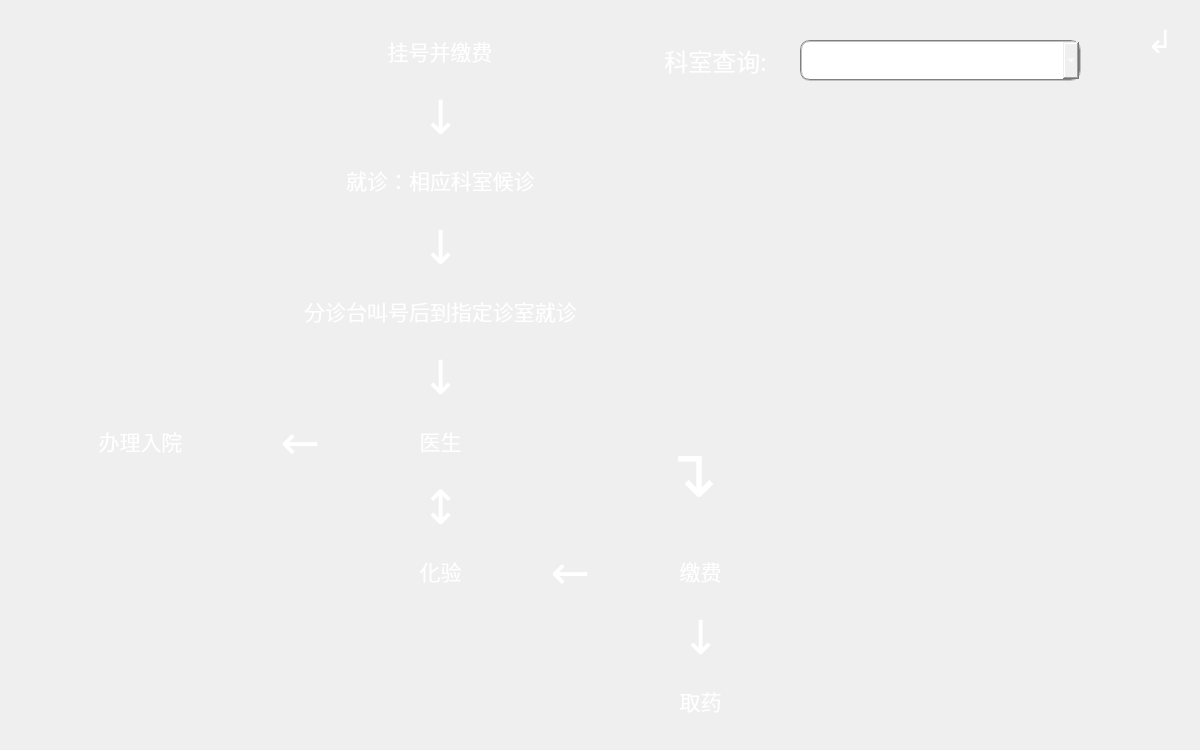
<?xml version="1.0" encoding="UTF-8"?>
<ui version="4.0">
 <class>view2</class>
 <widget class="QDialog" name="view2">
  <property name="geometry">
   <rect>
    <x>0</x>
    <y>0</y>
    <width>1200</width>
    <height>750</height>
   </rect>
  </property>
  <property name="windowTitle">
   <string/>
  </property>
  <property name="styleSheet">
   <string notr="true">background-image: url(:/image/29507-106.jpg);</string>
  </property>
  <widget class="QPushButton" name="pushButton_5">
   <property name="geometry">
    <rect>
     <x>1140</x>
     <y>20</y>
     <width>40</width>
     <height>40</height>
    </rect>
   </property>
   <property name="font">
    <font>
     <family>幼圆</family>
     <pointsize>24</pointsize>
    </font>
   </property>
   <property name="styleSheet">
    <string notr="true">color: rgb(255, 255, 255);
border-radius:10px;
</string>
   </property>
   <property name="text">
    <string>↲</string>
   </property>
  </widget>
  <widget class="QLabel" name="label">
   <property name="geometry">
    <rect>
     <x>350</x>
     <y>20</y>
     <width>180</width>
     <height>61</height>
    </rect>
   </property>
   <property name="font">
    <font>
     <family>幼圆</family>
     <pointsize>16</pointsize>
    </font>
   </property>
   <property name="styleSheet">
    <string notr="true">color: rgb(255, 255, 255);</string>
   </property>
   <property name="text">
    <string>挂号并缴费</string>
   </property>
   <property name="alignment">
    <set>Qt::AlignCenter</set>
   </property>
  </widget>
  <widget class="QLabel" name="label_2">
   <property name="geometry">
    <rect>
     <x>280</x>
     <y>150</y>
     <width>321</width>
     <height>60</height>
    </rect>
   </property>
   <property name="font">
    <font>
     <family>幼圆</family>
     <pointsize>16</pointsize>
    </font>
   </property>
   <property name="styleSheet">
    <string notr="true">color: rgb(255, 255, 255);</string>
   </property>
   <property name="text">
    <string>就诊：相应科室候诊</string>
   </property>
   <property name="alignment">
    <set>Qt::AlignCenter</set>
   </property>
  </widget>
  <widget class="QLabel" name="label_4">
   <property name="geometry">
    <rect>
     <x>230</x>
     <y>280</y>
     <width>421</width>
     <height>61</height>
    </rect>
   </property>
   <property name="font">
    <font>
     <family>幼圆</family>
     <pointsize>16</pointsize>
    </font>
   </property>
   <property name="styleSheet">
    <string notr="true">color: rgb(255, 255, 255);</string>
   </property>
   <property name="text">
    <string>分诊台叫号后到指定诊室就诊</string>
   </property>
   <property name="alignment">
    <set>Qt::AlignCenter</set>
   </property>
  </widget>
  <widget class="QLabel" name="label_7">
   <property name="geometry">
    <rect>
     <x>350</x>
     <y>410</y>
     <width>181</width>
     <height>61</height>
    </rect>
   </property>
   <property name="font">
    <font>
     <family>幼圆</family>
     <pointsize>16</pointsize>
    </font>
   </property>
   <property name="styleSheet">
    <string notr="true">color: rgb(255, 255, 255);</string>
   </property>
   <property name="text">
    <string>医生</string>
   </property>
   <property name="alignment">
    <set>Qt::AlignCenter</set>
   </property>
  </widget>
  <widget class="QLabel" name="label_8">
   <property name="geometry">
    <rect>
     <x>400</x>
     <y>80</y>
     <width>81</width>
     <height>71</height>
    </rect>
   </property>
   <property name="font">
    <font>
     <family>幼圆</family>
     <pointsize>35</pointsize>
    </font>
   </property>
   <property name="styleSheet">
    <string notr="true">color: rgb(255, 255, 255);
background:transparent;</string>
   </property>
   <property name="text">
    <string>↓</string>
   </property>
   <property name="alignment">
    <set>Qt::AlignCenter</set>
   </property>
  </widget>
  <widget class="QLabel" name="label_9">
   <property name="geometry">
    <rect>
     <x>400</x>
     <y>210</y>
     <width>81</width>
     <height>71</height>
    </rect>
   </property>
   <property name="font">
    <font>
     <family>幼圆</family>
     <pointsize>35</pointsize>
    </font>
   </property>
   <property name="styleSheet">
    <string notr="true">color: rgb(255, 255, 255);
background:transparent;</string>
   </property>
   <property name="text">
    <string>↓</string>
   </property>
   <property name="alignment">
    <set>Qt::AlignCenter</set>
   </property>
  </widget>
  <widget class="QLabel" name="label_10">
   <property name="geometry">
    <rect>
     <x>400</x>
     <y>340</y>
     <width>81</width>
     <height>71</height>
    </rect>
   </property>
   <property name="font">
    <font>
     <family>幼圆</family>
     <pointsize>35</pointsize>
    </font>
   </property>
   <property name="styleSheet">
    <string notr="true">color: rgb(255, 255, 255);
background:transparent;</string>
   </property>
   <property name="text">
    <string>↓</string>
   </property>
   <property name="alignment">
    <set>Qt::AlignCenter</set>
   </property>
  </widget>
  <widget class="QLabel" name="label_11">
   <property name="geometry">
    <rect>
     <x>400</x>
     <y>470</y>
     <width>81</width>
     <height>71</height>
    </rect>
   </property>
   <property name="font">
    <font>
     <family>幼圆</family>
     <pointsize>35</pointsize>
    </font>
   </property>
   <property name="styleSheet">
    <string notr="true">color: rgb(255, 255, 255);
background:transparent;</string>
   </property>
   <property name="text">
    <string>↕</string>
   </property>
   <property name="alignment">
    <set>Qt::AlignCenter</set>
   </property>
  </widget>
  <widget class="QLabel" name="label_12">
   <property name="geometry">
    <rect>
     <x>260</x>
     <y>400</y>
     <width>81</width>
     <height>81</height>
    </rect>
   </property>
   <property name="font">
    <font>
     <family>幼圆</family>
     <pointsize>35</pointsize>
    </font>
   </property>
   <property name="styleSheet">
    <string notr="true">color: rgb(255, 255, 255);
background:transparent;</string>
   </property>
   <property name="text">
    <string>←</string>
   </property>
   <property name="alignment">
    <set>Qt::AlignCenter</set>
   </property>
  </widget>
  <widget class="QLabel" name="label_13">
   <property name="geometry">
    <rect>
     <x>30</x>
     <y>410</y>
     <width>221</width>
     <height>61</height>
    </rect>
   </property>
   <property name="font">
    <font>
     <family>幼圆</family>
     <pointsize>16</pointsize>
    </font>
   </property>
   <property name="styleSheet">
    <string notr="true">color: rgb(255, 255, 255);</string>
   </property>
   <property name="text">
    <string>办理入院</string>
   </property>
   <property name="alignment">
    <set>Qt::AlignCenter</set>
   </property>
  </widget>
  <widget class="QLabel" name="label_14">
   <property name="geometry">
    <rect>
     <x>350</x>
     <y>540</y>
     <width>181</width>
     <height>61</height>
    </rect>
   </property>
   <property name="font">
    <font>
     <family>幼圆</family>
     <pointsize>16</pointsize>
    </font>
   </property>
   <property name="styleSheet">
    <string notr="true">color: rgb(255, 255, 255);</string>
   </property>
   <property name="text">
    <string>化验</string>
   </property>
   <property name="alignment">
    <set>Qt::AlignCenter</set>
   </property>
  </widget>
  <widget class="QLabel" name="label_15">
   <property name="geometry">
    <rect>
     <x>620</x>
     <y>430</y>
     <width>141</width>
     <height>81</height>
    </rect>
   </property>
   <property name="font">
    <font>
     <family>幼圆</family>
     <pointsize>50</pointsize>
    </font>
   </property>
   <property name="styleSheet">
    <string notr="true">color: rgb(255, 255, 255);
background:transparent;</string>
   </property>
   <property name="text">
    <string>↴</string>
   </property>
   <property name="alignment">
    <set>Qt::AlignCenter</set>
   </property>
  </widget>
  <widget class="QLabel" name="label_16">
   <property name="geometry">
    <rect>
     <x>610</x>
     <y>540</y>
     <width>181</width>
     <height>61</height>
    </rect>
   </property>
   <property name="font">
    <font>
     <family>幼圆</family>
     <pointsize>16</pointsize>
    </font>
   </property>
   <property name="styleSheet">
    <string notr="true">color: rgb(255, 255, 255);</string>
   </property>
   <property name="text">
    <string>缴费</string>
   </property>
   <property name="alignment">
    <set>Qt::AlignCenter</set>
   </property>
  </widget>
  <widget class="QLabel" name="label_17">
   <property name="geometry">
    <rect>
     <x>530</x>
     <y>540</y>
     <width>81</width>
     <height>61</height>
    </rect>
   </property>
   <property name="font">
    <font>
     <family>幼圆</family>
     <pointsize>35</pointsize>
    </font>
   </property>
   <property name="styleSheet">
    <string notr="true">color: rgb(255, 255, 255);
background:transparent;</string>
   </property>
   <property name="text">
    <string>←</string>
   </property>
   <property name="alignment">
    <set>Qt::AlignCenter</set>
   </property>
  </widget>
  <widget class="QLabel" name="label_18">
   <property name="geometry">
    <rect>
     <x>610</x>
     <y>670</y>
     <width>181</width>
     <height>61</height>
    </rect>
   </property>
   <property name="font">
    <font>
     <family>幼圆</family>
     <pointsize>16</pointsize>
    </font>
   </property>
   <property name="styleSheet">
    <string notr="true">color: rgb(255, 255, 255);</string>
   </property>
   <property name="text">
    <string>取药</string>
   </property>
   <property name="alignment">
    <set>Qt::AlignCenter</set>
   </property>
  </widget>
  <widget class="QLabel" name="label_19">
   <property name="geometry">
    <rect>
     <x>660</x>
     <y>600</y>
     <width>81</width>
     <height>71</height>
    </rect>
   </property>
   <property name="font">
    <font>
     <family>幼圆</family>
     <pointsize>35</pointsize>
    </font>
   </property>
   <property name="styleSheet">
    <string notr="true">color: rgb(255, 255, 255);
background:transparent;</string>
   </property>
   <property name="text">
    <string>↓</string>
   </property>
   <property name="alignment">
    <set>Qt::AlignCenter</set>
   </property>
  </widget>
  <widget class="QLabel" name="label_20">
   <property name="geometry">
    <rect>
     <x>630</x>
     <y>10</y>
     <width>171</width>
     <height>101</height>
    </rect>
   </property>
   <property name="font">
    <font>
     <family>幼圆</family>
     <pointsize>18</pointsize>
    </font>
   </property>
   <property name="styleSheet">
    <string notr="true">color: rgb(255, 255, 255);
background:transparent;</string>
   </property>
   <property name="text">
    <string>科室查询:</string>
   </property>
   <property name="alignment">
    <set>Qt::AlignCenter</set>
   </property>
  </widget>
  <widget class="QTextBrowser" name="textBrowser">
   <property name="geometry">
    <rect>
     <x>800</x>
     <y>120</y>
     <width>351</width>
     <height>341</height>
    </rect>
   </property>
   <property name="font">
    <font>
     <family>幼圆</family>
    </font>
   </property>
   <property name="styleSheet">
    <string notr="true">color: rgb(255, 255, 255);
background:transparent;</string>
   </property>
  </widget>
  <widget class="QComboBox" name="comboBox">
   <property name="geometry">
    <rect>
     <x>800</x>
     <y>40</y>
     <width>281</width>
     <height>41</height>
    </rect>
   </property>
   <property name="font">
    <font>
     <family>幼圆</family>
     <pointsize>16</pointsize>
    </font>
   </property>
   <property name="styleSheet">
    <string notr="true">color: rgb(255, 255, 255);
border:2px groove gray;
border-radius:10px;
padding:2px 4px;</string>
   </property>
   <property name="iconSize">
    <size>
     <width>16</width>
     <height>16</height>
    </size>
   </property>
   <property name="frame">
    <bool>true</bool>
   </property>
  </widget>
 </widget>
 <resources/>
 <connections/>
</ui>
